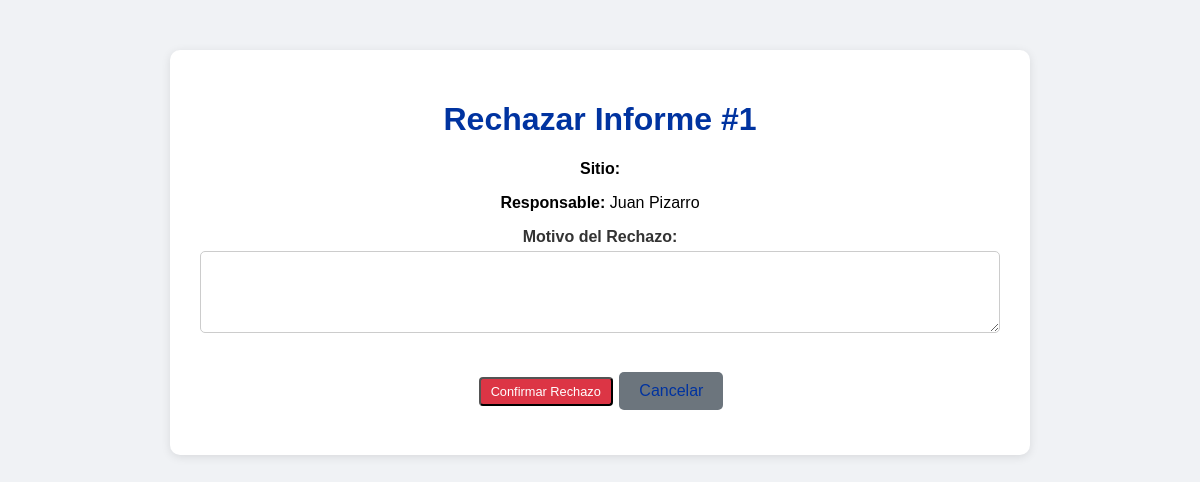
The app's page /rechazar_informe/1 (signed in), older data.
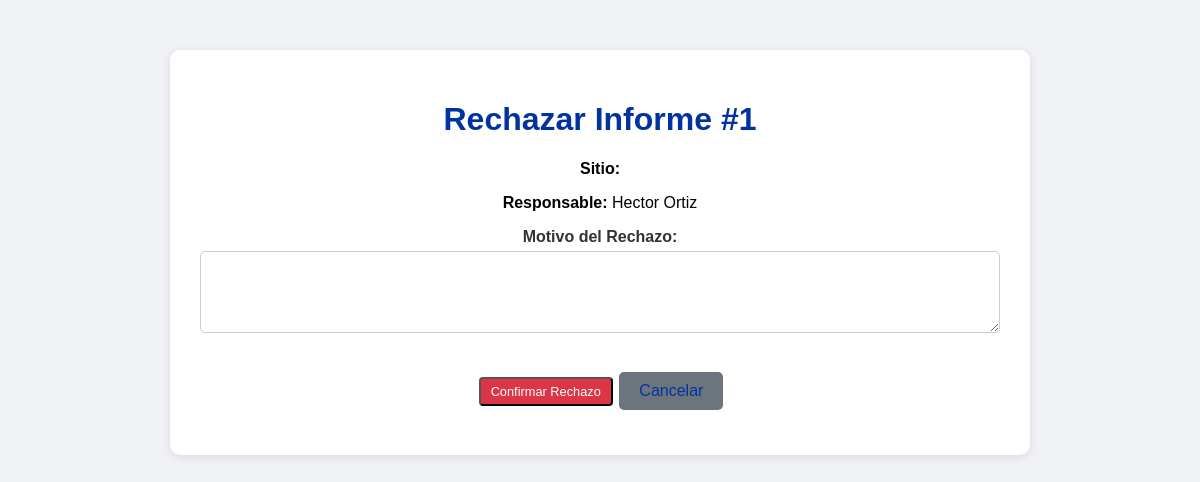
The same page, newer data.
### app.py (models this page shows, shortened)
class InspeccionCOW(db.Model):
    id = db.Column(db.Integer, primary_key=True)
    usuario_id = db.Column(db.Integer, db.ForeignKey('usuario.id'), nullable=False)
    sitio_id = db.Column(db.Integer, db.ForeignKey('sitio.id'), nullable=True)
    fecha = db.Column(db.String(20), nullable=False)
    dia_turno = db.Column(db.Integer, nullable=False)
    responsable = db.Column(db.String(50), nullable=False)
    horometro = db.Column(db.Integer, nullable=False)
    hora_inicio = db.Column(db.String(10), nullable=False)
    hora_termino = db.Column(db.String(10), nullable=False)
    horas_funcionamiento = db.Column(db.Integer, nullable=True)
    cantidad_arranques = db.Column(db.Integer, nullable=True)
    nivel_aceite = db.Column(db.String(10), nullable=True)
    nivel_combustible = db.Column(db.String(10), nullable=True)
    nivel_refrigerante = db.Column(db.String(10), nullable=True)
    proxima_mantencion = db.Column(db.Integer, nullable=True)
    estado_ge_principal = db.Column(db.String(10), nullable=True)
    uso_ge_auxiliar = db.Column(db.String(5), nullable=True)
    limpieza_ge_interior = db.Column(db.String(5), nullable=True)
    limpieza_radiador = db.Column(db.String(5), nullable=True)
    sistema_combustible = db.Column(db.String(5), nullable=True)
    arranque_automatico = db.Column(db.String(5), nullable=True)
    limpieza_interior = db.Column(db.String(5), nullable=True)
    limpieza_exterior = db.Column(db.String(5), nullable=True)
    cable_5p_4p = db.Column(db.String(5), nullable=True)
    adaptador_ge_aux = db.Column(db.String(5), nullable=True)
    limpieza_rack_energia = db.Column(db.String(5), nullable=True)
    estado_planta_vertiv = db.Column(db.String(5), nullable=True)
    rectificador_n1 = db.Column(db.String(5), nullable=True)
    rectificador_n2 = db.Column(db.String(5), nullable=True)
    rectificador_n3 = db.Column(db.String(5), nullable=True)
    estado_air_scale = db.Column(db.String(5), nullable=True)
    estado_alarmas = db.Column(db.String(5), nullable=True)
    estado_7250_ixr = db.Column(db.String(5), nullable=True)
    estado_fpfh = db.Column(db.String(5), nullable=True)
    conversor_solar_n1 = db.Column(db.String(5), nullable=True)
    conversor_solar_n2 = db.Column(db.String(5), nullable=True)
    limpieza_rack_baterias = db.Column(db.String(5), nullable=True)
    estado_baterias = db.Column(db.String(5), nullable=True)
    estado_inversor = db.Column(db.String(5), nullable=True)
    estado_ventiladores = db.Column(db.String(5), nullable=True)
    limpieza_rack_telecom = db.Column(db.String(5), nullable=True)
    limpieza_paneles = db.Column(db.String(5), nullable=True)
    estructura_paneles = db.Column(db.String(5), nullable=True)
    cantidad_cunas = db.Column(db.String(10), nullable=True)
    checkpoints = db.Column(db.String(5), nullable=True)
    presion_neumaticos = db.Column(db.String(5), nullable=True)
    estado_torre = db.Column(db.String(5), nullable=True)
    estado_piolas_viento = db.Column(db.String(5), nullable=True)
    nivelacion_carro = db.Column(db.String(5), nullable=True)
    gatas_posicionamiento = db.Column(db.String(5), nullable=True)
    manivelas_izaje = db.Column(db.String(5), nullable=True)
    observaciones_ge = db.Column(db.Text, nullable=True)
    observaciones_rack = db.Column(db.Text, nullable=True)
    observaciones_estructuras = db.Column(db.Text, nullable=True)
    foto_1 = db.Column(db.String(200), nullable=True)
    foto_2 = db.Column(db.String(200), nullable=True)
    foto_3 = db.Column(db.String(200), nullable=True)
    foto_rack_1 = db.Column(db.String(200), nullable=True)
    foto_rack_2 = db.Column(db.String(200), nullable=True)
    foto_rack_3 = db.Column(db.String(200), nullable=True)
    foto_estructuras_1 = db.Column(db.String(200), nullable=True)
    foto_estructuras_2 = db.Column(db.String(200), nullable=True)
    foto_estructuras_3 = db.Column(db.String(200), nullable=True)
    foto_levantamiento_1 = db.Column(db.String(200), nullable=True)
    foto_levantamiento_2 = db.Column(db.String(200), nullable=True)
    foto_levantamiento_3 = db.Column(db.String(200), nullable=True)
    foto_levantamiento_4 = db.Column(db.String(200), nullable=True)
    foto_levantamiento_5 = db.Column(db.String(200), nullable=True)
    foto_levantamiento_6 = db.Column(db.String(200), nullable=True)
    foto_levantamiento_7 = db.Column(db.String(200), nullable=True)
    foto_levantamiento_8 = db.Column(db.String(200), nullable=True)
    foto_levantamiento_9 = db.Column(db.String(200), nullable=True)
    foto_levantamiento_10 = db.Column(db.String(200), nullable=True)
    foto_levantamiento_11 = db.Column(db.String(200), nullable=True)
    foto_levantamiento_12 = db.Column(db.String(200), nullable=True)
    foto_levantamiento_13 = db.Column(db.String(200), nullable=True)
    foto_levantamiento_14 = db.Column(db.String(200), nullable=True)
    foto_levantamiento_15 = db.Column(db.String(200), nullable=True)
    foto_levantamiento_16 = db.Column(db.String(200), nullable=True)
    foto_levantamiento_17 = db.Column(db.String(200), nullable=True)
    foto_levantamiento_18 = db.Column(db.String(200), nullable=True)
    foto_levantamiento_19 = db.Column(db.String(200), nullable=True)
    foto_levantamiento_20 = db.Column(db.String(200), nullable=True)
    foto_levantamiento_21 = db.Column(db.String(200), nullable=True)
    foto_levantamiento_22 = db.Column(db.String(200), nullable=True)
    foto_levantamiento_23 = db.Column(db.String(200), nullable=True)
    foto_levantamiento_24 = db.Column(db.String(200), nullable=True)
    foto_levantamiento_25 = db.Column(db.String(200), nullable=True)
    foto_levantamiento_26 = db.Column(db.String(200), nullable=True)
    foto_levantamiento_27 = db.Column(db.String(200), nullable=True)
    foto_levantamiento_28 = db.Column(db.String(200), nullable=True)
    foto_levantamiento_29 = db.Column(db.String(200), nullable=True)
    foto_levantamiento_30 = db.Column(db.String(200), nullable=True)
    foto_levantamiento_31 = db.Column(db.String(200), nullable=True)
    foto_levantamiento_32 = db.Column(db.String(200), nullable=True)
    foto_levantamiento_33 = db.Column(db.String(200), nullable=True)
    foto_mejora_1 = db.Column(db.String(200), nullable=True)
    descripcion_mejora_1 = db.Column(db.String(500), nullable=True)
    foto_mejora_2 = db.Column(db.String(200), nullable=True)
    descripcion_mejora_2 = db.Column(db.String(500), nullable=True)
    foto_mejora_3 = db.Column(db.String(200), nullable=True)
    descripcion_mejora_3 = db.Column(db.String(500), nullable=True)
    foto_mejora_4 = db.Column(db.String(200), nullable=True)
    descripcion_mejora_4 = db.Column(db.String(500), nullable=True)
    motivo_rechazo = db.Column(db.String(500), nullable=True)
    estado = db.Column(db.String(20), default='pendiente')  # pendiente, aprobado, rechazado
    fecha_registro = db.Column(db.DateTime, default=datetime.utcnow)
    usuario = db.relationship('Usuario', backref='inspecciones_cow')

### app.py (the view)
@app.route('/rechazar_informe/<int:id>', methods=['GET', 'POST'])
def rechazar_informe(id):
    if 'username' not in session:
        return redirect(url_for('login'))
    tipo = request.args.get('tipo', 'cow')
    usuario_actual = Usuario.query.filter_by(username=session['username']).first()
    if usuario_actual.rol != 'supervisor':
        return "Acceso denegado", 403
    if tipo == 'cow':
        inspeccion = InspeccionCOW.query.get_or_404(id)
    elif tipo == 'ge':
        inspeccion = InspeccionGE.query.get_or_404(id)
    elif tipo == 'desplazamiento':
        inspeccion = DesplazamientoCOW.query.get_or_404(id)
    elif tipo == 'monitoreo':
        inspeccion = MonitoreoNoche.query.get_or_404(id)
    else:
        return "Tipo de informe no válido", 400
    if request.method == 'POST':
        motivo = request.form.get('motivo_rechazo', '')
        inspeccion.estado = 'rechazado'
        inspeccion.motivo_rechazo = motivo
        db.session.commit()
        return redirect(url_for('ver_informes'))
    return render_template('rechazar_informe.html', inspeccion=inspeccion)

### templates/rechazar_informe.html (shortened to what this page needs)
<!DOCTYPE html>
<html lang="es">
<head>
    <link rel="stylesheet" href="{{ url_for('static', filename='style.css') }}">
</head>
<body>
    <div class="container">
        <h1>Rechazar Informe #{{ inspeccion.id }}</h1>
        <p><strong>Sitio:</strong> {{ inspeccion.nombre_sitio }}</p>
        <p><strong>Responsable:</strong> {{ inspeccion.responsable }}</p>
        <form method="POST">
            <div class="form-group">
                <label for="motivo_rechazo">Motivo del Rechazo:</label>
                <textarea name="motivo_rechazo" id="motivo_rechazo" class="form-control" rows="4" required></textarea>
            </div>
            <div class="form-group">
                <button type="submit" class="btn-rechazar">Confirmar Rechazo</button>
                <a href="{{ url_for('ver_informes') }}" class="btn-volver">Cancelar</a>
            </div>
        </form>
    </div>
</body>
</html>

Row changes from the older to the newer data that the page shows:
changed InspeccionCOW id 1: responsable "Juan Pizarro" → "Hector Ortiz"
